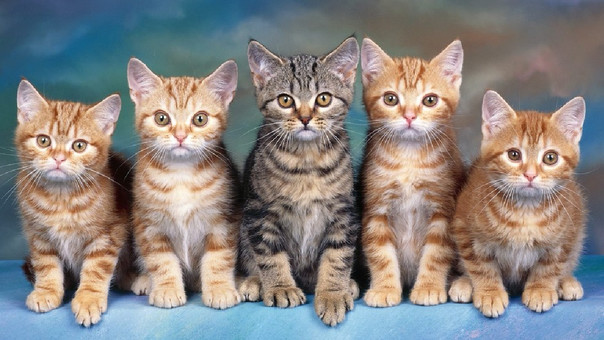
#> input picture 4. clase02-02-2019/img/cat3.jpg, 604 x 340 px, found by its file name
$ python gatos.py
#> lines starting #> are read from the running program, lines starting #| are printed output that depends on the picture; after the words box and inside, x2 and y2 are one past the last pixel; in counts of white or black regions, pixels touching at a corner belong together
import cv2
import numpy as np

cat = cv2.CascadeClassifier('haarcascades/haarcascade_frontalcatface_extended.xml')

frame = cv2.imread("img/cat3.jpg")
#> frame is the input picture: shape (340, 604, 3); mean B, G, R 129.6, 131.9, 135.9

gray = cv2.cvtColor(frame,cv2.COLOR_BGR2GRAY)
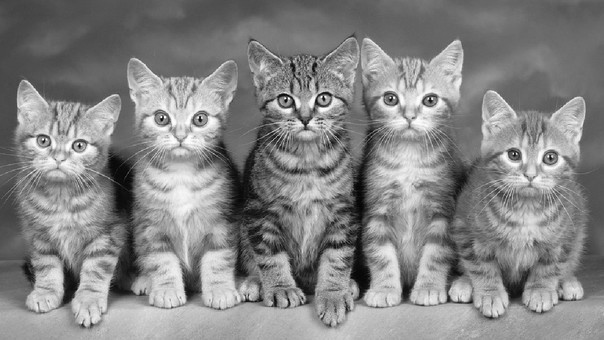
#> gray: shape (340, 604); min 1, max 255, mean 132.8
cats = cat.detectMultiScale(gray)
#> cats = [[367, 64, 85, 85], [263, 66, 82, 82], [137, 81, 90, 90], [490, 122, 84, 84], [21, 109, 83, 83]]
for (i, (x,y,w,h)) in enumerate(cats):
    cv2.rectangle(frame,(x,y), (x+w,y+h),(0,0,255),2)
    cv2.putText(frame, "Gatito #{}".format(i+1), (x,y-10), cv2.FONT_HERSHEY_SIMPLEX, 0.55, (0,0,255),2)
#> this loop made 5 passes
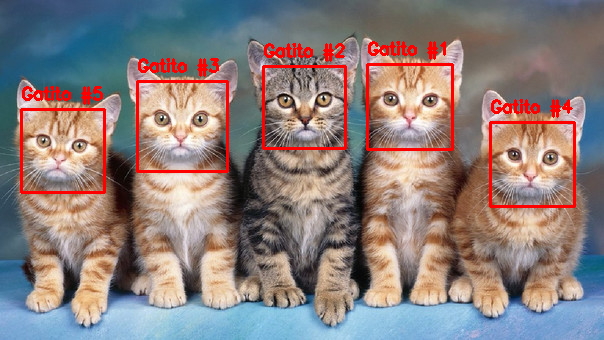
#> frame: shape (340, 604, 3); 3.95% of pixels changed, all inside (x1, y1, x2, y2) = (20, 41, 576, 208)

cv2.imshow('frame', frame)
cv2.waitKey(0)
cv2.destroyAllWindows()

$ run again, with 4. clase02-02-2019/img/cat1.jpg copied over 4. clase02-02-2019/img/cat3.jpg
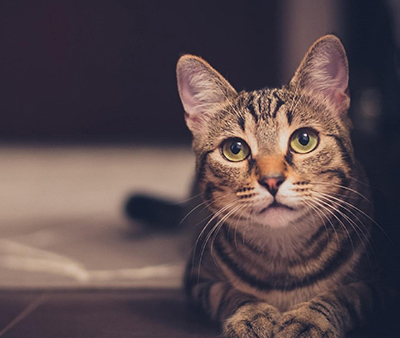
#> input picture 4. clase02-02-2019/img/cat1.jpg, 400 x 338 px, found by its file name
#> frame is the input picture: shape (338, 400, 3); mean B, G, R 76.3, 73.3, 89
#> `gray = cv2.cvtColor(frame,cv2.COLOR_BGR2GRAY)`:
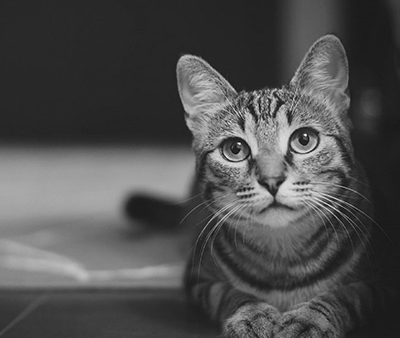
#> gray: shape (338, 400); min 3, max 255, mean 78.3
#> cats = [[187, 81, 160, 160]]
#> the loop `for (i, (x,y,w,h)) in enumerate(cats):` made 1 pass
#> after the loop `for (i, (x,y,w,h)) in enumerate(cats):`:
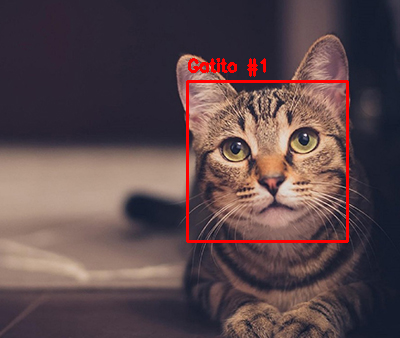
#> frame: shape (338, 400, 3); 1.85% of pixels changed, all inside (x1, y1, x2, y2) = (186, 58, 349, 243)

$ run again, with 4. clase02-02-2019/img/cat2.jpg copied over 4. clase02-02-2019/img/cat3.jpg
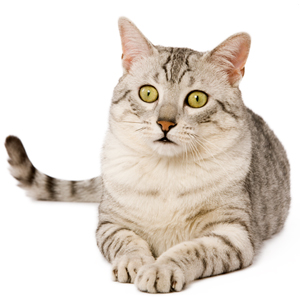
#> input picture 4. clase02-02-2019/img/cat2.jpg, 300 x 300 px, found by its file name
#> frame is the input picture: shape (300, 300, 3); mean B, G, R 207.1, 215.9, 224.6
#> `gray = cv2.cvtColor(frame,cv2.COLOR_BGR2GRAY)`:
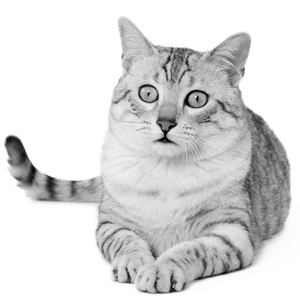
#> gray: shape (300, 300); min 0, max 255, mean 217.5
#> cats = [[112, 52, 110, 110]]
#> the loop `for (i, (x,y,w,h)) in enumerate(cats):` made 1 pass
#> after the loop `for (i, (x,y,w,h)) in enumerate(cats):`:
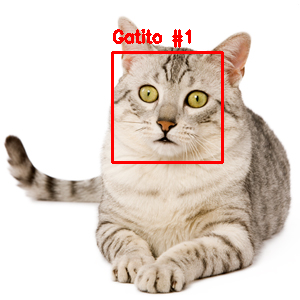
#> frame: shape (300, 300, 3); 2.11% of pixels changed, all inside (x1, y1, x2, y2) = (111, 29, 224, 164)

$ run again, with 4. clase02-02-2019/img/cat4.jpg copied over 4. clase02-02-2019/img/cat3.jpg
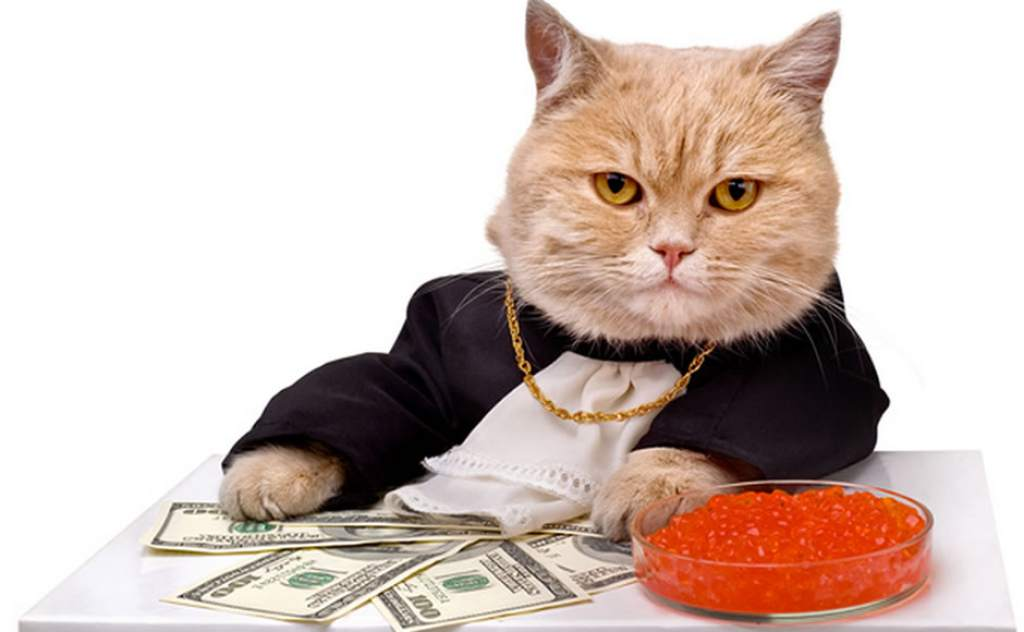
#> input picture 4. clase02-02-2019/img/cat4.jpg, 1024 x 632 px, found by its file name
#> frame is the input picture: shape (632, 1024, 3); mean B, G, R 184.5, 191.9, 209.2
#> `gray = cv2.cvtColor(frame,cv2.COLOR_BGR2GRAY)`:
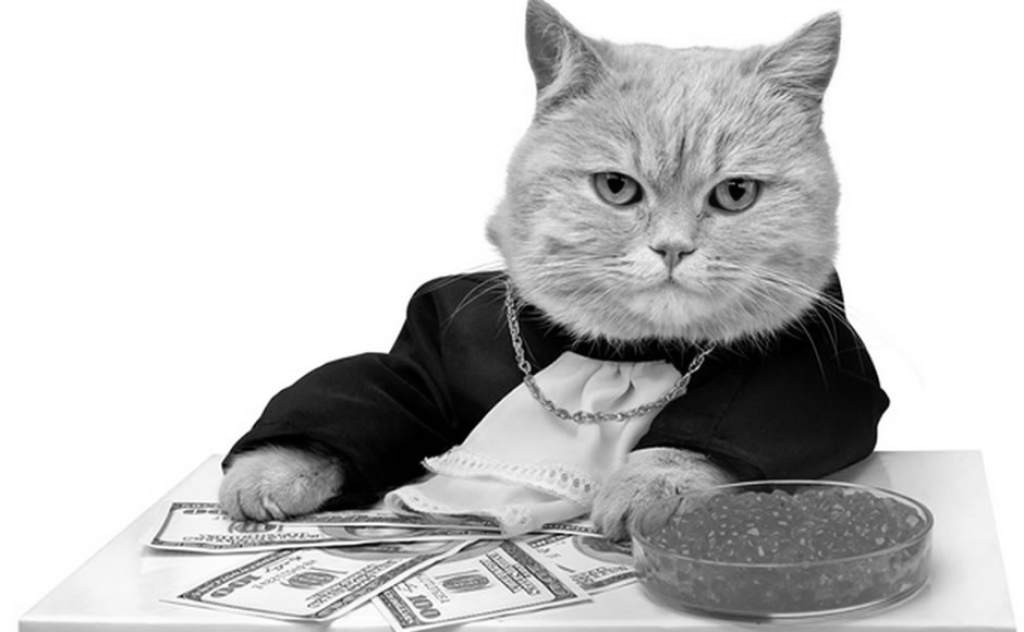
#> gray: shape (632, 1024); min 0, max 255, mean 196.2
#> cats = [[638, 227, 65, 65], [533, 75, 281, 281]]
#> the loop `for (i, (x,y,w,h)) in enumerate(cats):` made 2 passes
#> after the loop `for (i, (x,y,w,h)) in enumerate(cats):`:
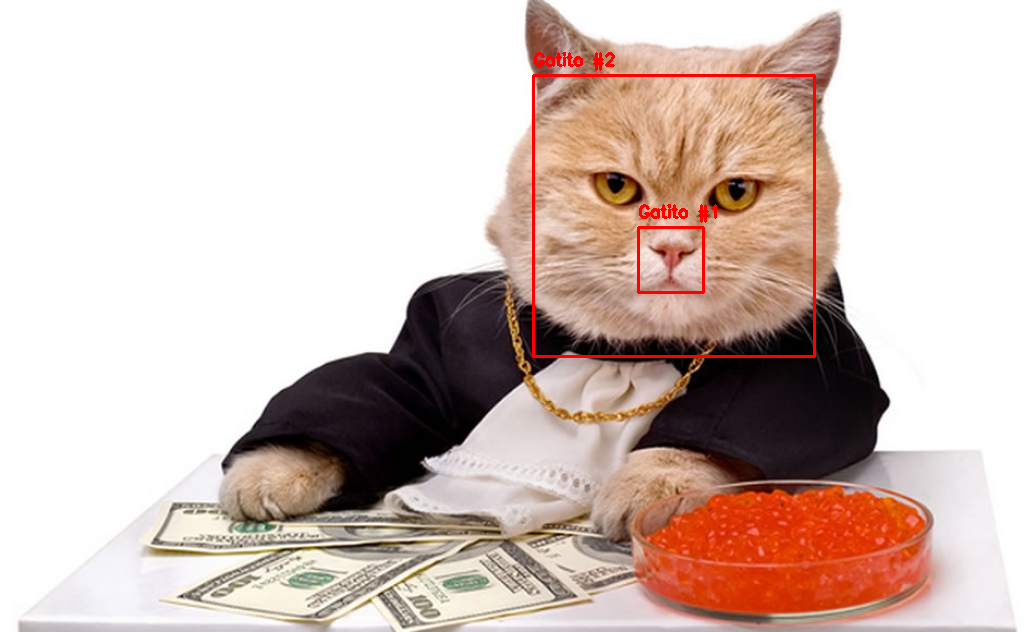
#> frame: shape (632, 1024, 3); 0.82% of pixels changed, all inside (x1, y1, x2, y2) = (532, 52, 816, 358)
